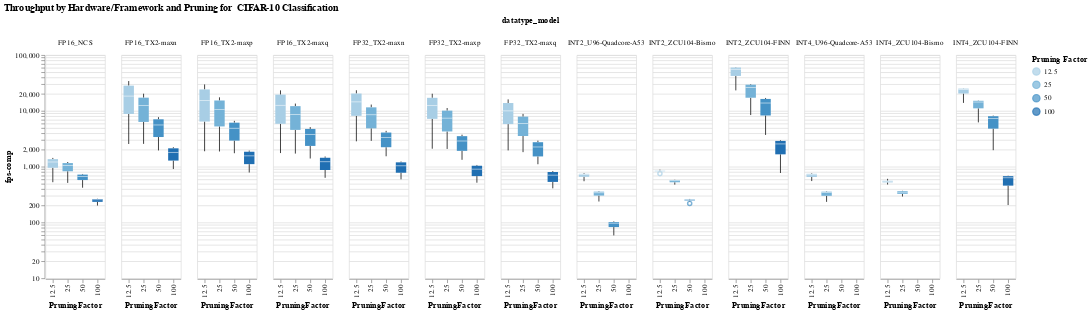

This figure's notebook cell:
### Code cell
#hide_input
#%run scripts/altair_plots.py  #run the plot script if it wasn't previously run
boxplot(df=cnv_df, 
        xaxis='PruningFactor', 
        yaxis="fps-comp", 
        color_col= 'PruningFactor', 
        facet_column='datatype_model', 
        title="Throughput by Hardware/Framework and Pruning for  CIFAR-10 Classification")

### Figure 1 — Vega-Lite specification as saved in the notebook (floating-point values rounded to 4 significant figures; data arrays with more than 128 entries replaced by an {"elided": "..."} marker saying what was removed)
{"config": {"view": {"continuousWidth": 400, "continuousHeight": 300}}, "data": {"name": "data-7d9458be6f5b5c0248bccfb924118e7e"}, "facet": {"column": {"type": "nominal", "field": "datatype_model"}}, "spec": {"mark": "boxplot", "encoding": {"color": {"type": "ordinal", "field": "PruningFactor", "title": "Pruning Factor"}, "x": {"type": "ordinal", "field": "PruningFactor"}, "y": {"type": "quantitative", "field": "fps-comp", "scale": {"type": "log"}, "title": "fps-comp"}}, "selection": {"selector009": {"type": "interval", "bind": "scales", "encodings": ["x", "y"]}}}, "title": "Throughput by Hardware/Framework and Pruning for  CIFAR-10 Classification", "$schema": "https://vega.github.io/schema/vega-lite/v4.0.2.json", "datasets": {"data-7d9458be6f5b5c0248bccfb924118e7e": {"elided": "378 records"}}}
